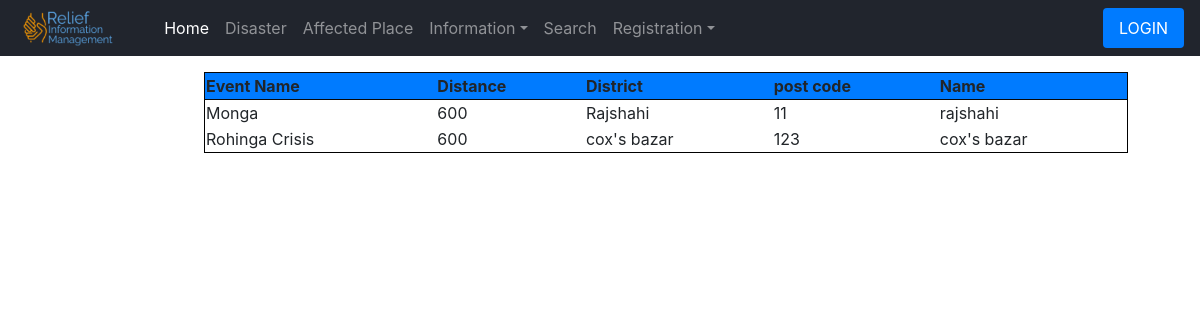
The app's page /project/affected_area.php with its own data.
### tables this page shows
CREATE TABLE `place` (
  `Disaster_event_name` varchar(30) DEFAULT NULL,
  `Distance_from_Dhaka` int(11) NOT NULL,
  `District` varchar(30) NOT NULL,
  `post_code` int(11) NOT NULL,
  `Name` varchar(30) NOT NULL
);

### project/affected_area.php (the view, shortened to what this page needs)
<?php include 'header.php';?>
  <body>
    <?php include 'navbar.php';?>
   <table style="width: 77%;/* padding-left: 14%; */margin-left: 17%;margin-top: 4%;margin-bottom: 30%;border: 1px solid black;border-collapse: collapse;">
  <tr style="
    border: 1px solid #080808;
    background-color: #007bff;
">
	<th>Event Name</th>
    <th>Distance</th>
    <th>District</th>
    <th>post code</th>
	<th>Name</th>
  </tr>
    <?php
$servername = "localhost";
$username = "root";
$password = "";
$dbname = "relief2";
$conn = new mysqli($servername, $username, $password,$dbname);
$sql = "SELECT * FROM place";
$result = $conn->query($sql);
    while($row = $result->fetch_assoc()){
    	echo "<tr>";
    	$data = $row["Disaster_event_name"];
    	echo "<td>";
    	echo "$data";
    	echo "</td>";
    	$data = $row["Distance_from_Dhaka"];
    	echo "<td>";
    	echo "$data";
    	echo "</td>";
    	$data = $row["District"];
    	echo "<td>";
    	echo "$data";
    	echo "</td>";
    	$data = $row["post_code"];
    	echo "<td>";
    	echo "$data";
    	echo "</td>";
    	$data = $row["Name"];
    	echo "<td>";
    	echo "$data";
    	echo "</td>";
    	echo "</tr>";
    }
 ?>
 </table>
</body>
</html>

### records on screen
place: Disaster_event_name "Monga", Distance_from_Dhaka "600", District "Rajshahi", post_code "11", Name "rajshahi"
place: Disaster_event_name "Rohinga Crisis", Distance_from_Dhaka "600", District "cox's bazar", post_code "123", Name "cox's bazar"
